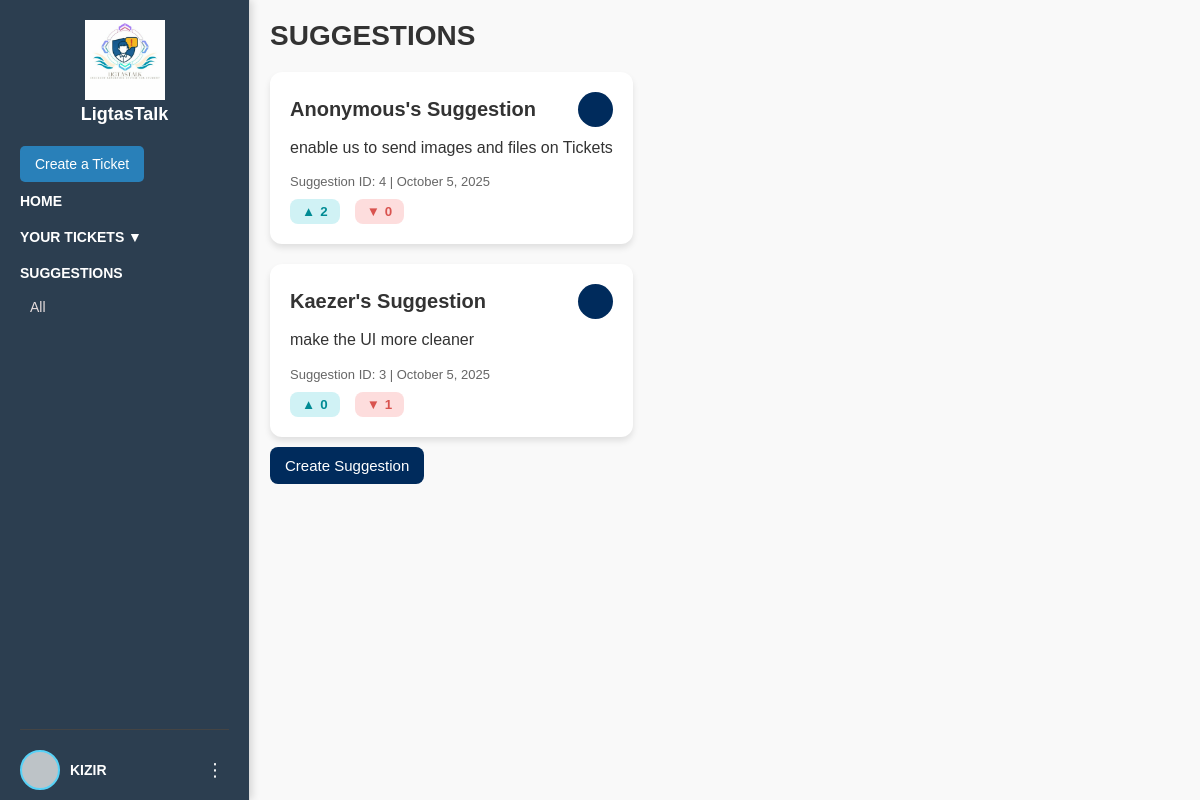
Page /suggestions.php (signed in) on the committed database.
### tables this page shows
CREATE TABLE `suggestion` (
  `suggestion_id` int(11) NOT NULL,
  `account_id` int(11) DEFAULT NULL,
  `details` text NOT NULL,
  `created_at` datetime DEFAULT current_timestamp(),
  `anonymous` tinyint(1) DEFAULT 0,
  `upvotes` int(11) DEFAULT 0,
  `downvotes` int(11) DEFAULT 0
);

CREATE TABLE `account` (
  `account_id` int(11) NOT NULL,
  `id_number` varchar(50) DEFAULT NULL,
  `email` varchar(100) DEFAULT NULL,
  `password` varchar(255) NOT NULL,
  `name` varchar(100) DEFAULT NULL,
  `role` enum('User','Staff','Admin') NOT NULL,
  `profile_pic` varchar(255) DEFAULT NULL
);

### suggestions.php (the view, shortened to what this page needs)
<?php
require 'connect.php';
$suggestions_sql = "SELECT s.*, a.name
                    FROM suggestion s
                    LEFT JOIN account a ON s.account_id = a.account_id
                    ORDER BY s.created_at DESC";
$suggestions = $conn->query($suggestions_sql);
?>
<!DOCTYPE html>
<html lang="en">
<head>
  <link rel="stylesheet" href="css/userStyle.css">
  <link rel="stylesheet" href="css/suggestionsStyle.css">
</head>
<body>
  <aside class="sidebar">
    <div>
      <div class="LogoContainer">
        <img class="logo image" src="images/Logo.jpg" alt="LigtasTalk Logo">
        <h2 class="logo title">LigtasTalk</h2>
      </div>
      <div class="menu">
        <label for="toggleTicket" class="createTicket">Create a Ticket</label>
        <a href="userHome.php"><h4>Home</h4></a>
        <label for="ticketDropdown" class="dropdown-label">
          <h4>Your Tickets ▼</h4>
        </label>
        <h4>Suggestions</h4>
        <ul>
          <li><a href="suggestions.php">All</a></li>
        </ul>
      </div>
    </div>
    <div class="bottom">
      <div class="profile">
        <div class="profile-pic"></div>
        <div class="username"><?php echo htmlspecialchars($_SESSION['name']); ?></div>
      </div>
      <div class="usern-container">
        <label for="ellipsisToggle" class="ellipsis">⋮</label>
      </div>
    </div>
  </aside>
  <main class="suggestions-container">
    <h2>SUGGESTIONS</h2>
    <?php
    if ($suggestions->num_rows > 0) {
      while ($row = $suggestions->fetch_assoc()) {
        $author = $row['anonymous'] ? 'Anonymous' : htmlspecialchars($row['name']);
        $date = date("F j, Y", strtotime($row['created_at']));
        echo "
        <div class='suggestion-card'>
          <div class='suggestion-header'>
            <div class='suggestion-title'>{$author}'s Suggestion</div>
            <div class='user-avatar'></div>
          </div>
          <div class='suggestion-body'>
            " . nl2br(htmlspecialchars($row['details'])) . "
          </div>
          <div class='suggestion-meta'>
            Suggestion ID: {$row['suggestion_id']} | {$date}
          </div>
          <div class='suggestion-footer'>
            <button class='vote-btn vote-up' onclick='vote(this, 1)' data-suggestion='{$row['suggestion_id']}'>▲ <span class='count'>" . ($row['upvotes'] ?? 0) . "</span></button>
            <button class='vote-btn vote-down' onclick='vote(this, -1)' data-suggestion='{$row['suggestion_id']}'>▼ <span class='count'>" . ($row['downvotes'] ?? 0) . "</span></button>
          </div>
        </div>";
      }
    } else {
      echo "<p style='color:gray;text-align:center;margin-top:50px;margin-bottom:50px;'>No suggestions yet. Be the first to submit one!</p>";
    }
    ?>
    <label for="toggleSuggestion" class="create-btn">Create Suggestion</label>
  </main>
</body>
</html>

### css/userStyle.css (style rules this page uses)
* { margin: 0; padding: 0; box-sizing: border-box; font-family: Arial, sans-serif; }
a { text-decoration: none; color: inherit; }
body { display: flex; background: #fafafa; color: #333; }
.sidebar { width: 250px; background: #2c3e50; border-right: 1px solid #ddd; height: 100vh; color: white; display: flex; flex-direction: column; justify-content: space-between; padding: 20px; padding-bottom: 0px; box-shadow: 2px 0 8px rgba(0,0,0,0.15); }
.bottom { padding-top: 20px; padding-bottom:10px; border-top: 1px solid #444; display: flex; justify-content: space-between; align-items: center; }
.profile { display: flex; align-items: center; gap: 10px; }
.profile-pic { border: 2px solid #58d2f7; width: 40px; height: 40px; border-radius: 50%; background: #bdc3c7; }
.username { font-size: 14px; font-weight: 600; }
.usern-container { position: relative; }
.ellipsis { font-size: 20px; padding: 5px; border-radius: 50%; transition: background 0.2s; cursor: pointer; font-size: 18px; }
.LogoContainer { text-align: center; }
.logo.image { width:5rem; margin-bottom: 0px; }
.logo { font-size: 18px; font-weight: bold; margin-bottom: 30px; color: white; }
.menu h4 { margin: 5px 0 10px; margin-top: 20px; font-size: 14px; text-transform: uppercase; color: #ffffff; }
.menu ul { list-style: none; }
.menu ul li { padding: 8px 10px; font-size: 14px; display: flex; justify-content: space-between; align-items: center; cursor: pointer; color: rgb(231, 221, 221); }
.dropdown-label { cursor: pointer; display: block; padding: 0px 10px; padding-left: 0px; color: #fff; font-size: 14px; user-select: none; }
.createTicket { margin-top: 10px; padding: 10px 15px; background: #2980b9; color: #fff; border: none; border-radius: 5px; cursor: pointer; font-size: 14px; transition: background 0.2s; }

### css/suggestionsStyle.css (style rules this page uses)
body { font-family: Arial, sans-serif; background: #f9f9f9; }
.suggestions-container { padding: 20px; }
.suggestions-container h2 { font-size: 28px; font-weight: bold; margin-bottom: 20px; }
.suggestion-card { background: #fff; border-radius: 12px; padding: 20px; margin-bottom: 20px; box-shadow: 0 4px 6px rgba(0,0,0,0.1); }
.suggestion-header { display: flex; align-items: center; justify-content: space-between; margin-bottom: 10px; }
.suggestion-title { font-size: 20px; font-weight: bold; }
.user-avatar { width: 35px; height: 35px; border-radius: 50%; background: #002b5c; }
.suggestion-body { margin-bottom: 15px; color: #333; line-height: 1.4; }
.suggestion-meta { font-size: 13px; color: #666; display: flex; align-items: center; gap: 8px; margin-bottom: 10px; }
.suggestion-footer { display: flex; gap: 15px; }
.vote-btn { display: flex; align-items: center; gap: 5px; border: none; border-radius: 8px; padding: 5px 12px; font-weight: bold; cursor: pointer; transition: transform 0.2s; }
.vote-up { background: #d0f2f5; color: #008b94; }
.vote-down { background: #fddddd; color: #d9534f; }
.create-btn { background: #002b5c; color: white; margin-top: 20px; border: none; border-radius: 8px; padding: 10px 15px; font-size: 15px; cursor: pointer; margin-top: 10px; }

### rows in the picture
suggestion: anonymous "Anonymous", details "enable us to send images and files on Tickets", suggestion_id "4", created_at "October 5, 2025", upvotes "2", downvotes "0"
suggestion: account.name "Kaezer", details "make the UI more cleaner", suggestion_id "3", created_at "October 5, 2025", upvotes "0", downvotes "1"

### other values in the picture
$_SESSION['name'] "KIZIR"
